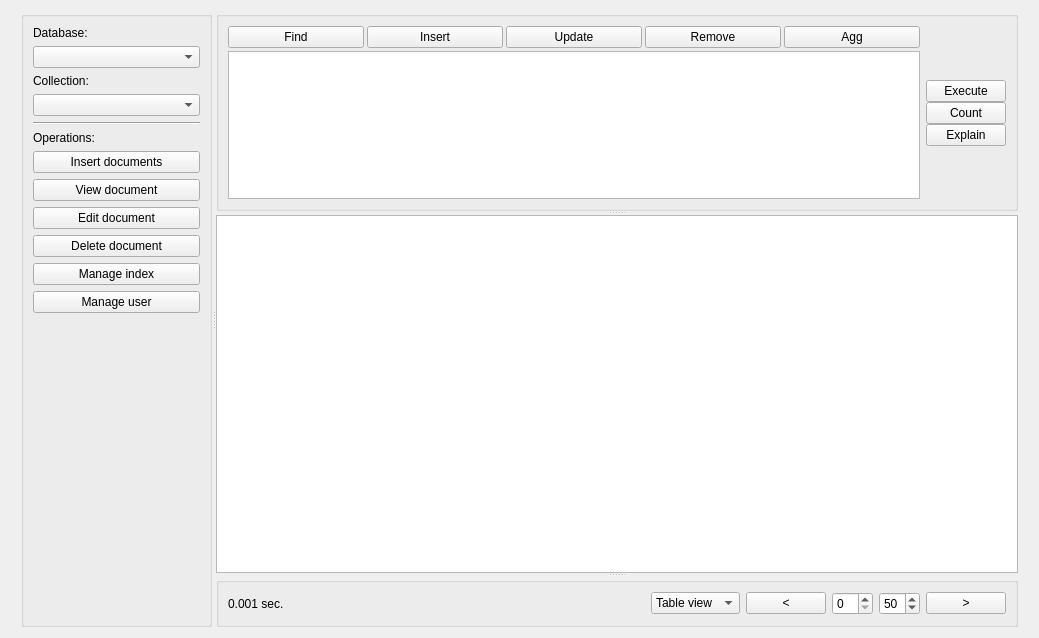
<?xml version="1.0" encoding="UTF-8"?>
<ui version="4.0">
 <class>main</class>
 <widget class="QWidget" name="main">
  <property name="enabled">
   <bool>true</bool>
  </property>
  <property name="geometry">
   <rect>
    <x>0</x>
    <y>0</y>
    <width>1039</width>
    <height>638</height>
   </rect>
  </property>
  <property name="sizePolicy">
   <sizepolicy hsizetype="Expanding" vsizetype="Expanding">
    <horstretch>0</horstretch>
    <verstretch>0</verstretch>
   </sizepolicy>
  </property>
  <property name="minimumSize">
   <size>
    <width>100</width>
    <height>100</height>
   </size>
  </property>
  <property name="windowTitle">
   <string>Form</string>
  </property>
  <layout class="QHBoxLayout" name="horizontalLayout_2">
   <item>
    <spacer name="horizontalSpacer_2">
     <property name="orientation">
      <enum>Qt::Horizontal</enum>
     </property>
     <property name="sizeType">
      <enum>QSizePolicy::Minimum</enum>
     </property>
     <property name="sizeHint" stdset="0">
      <size>
       <width>10</width>
       <height>20</height>
      </size>
     </property>
    </spacer>
   </item>
   <item>
    <widget class="QSplitter" name="splitter_2">
     <property name="orientation">
      <enum>Qt::Horizontal</enum>
     </property>
     <widget class="QGroupBox" name="groupBox">
      <property name="maximumSize">
       <size>
        <width>220</width>
        <height>16777215</height>
       </size>
      </property>
      <property name="title">
       <string/>
      </property>
      <layout class="QVBoxLayout" name="verticalLayout">
       <item>
        <widget class="QLabel" name="label_2">
         <property name="text">
          <string>Database:</string>
         </property>
        </widget>
       </item>
       <item>
        <widget class="QComboBox" name="databaseComboBox"/>
       </item>
       <item>
        <widget class="QLabel" name="label_3">
         <property name="text">
          <string>Collection:</string>
         </property>
        </widget>
       </item>
       <item>
        <widget class="QComboBox" name="collectionComboBox"/>
       </item>
       <item>
        <widget class="Line" name="line">
         <property name="orientation">
          <enum>Qt::Horizontal</enum>
         </property>
        </widget>
       </item>
       <item>
        <widget class="QLabel" name="label_4">
         <property name="text">
          <string>Operations:</string>
         </property>
        </widget>
       </item>
       <item>
        <widget class="QPushButton" name="insertDocBtn">
         <property name="text">
          <string>Insert documents</string>
         </property>
        </widget>
       </item>
       <item>
        <widget class="QPushButton" name="viewDocBtn">
         <property name="text">
          <string>View document</string>
         </property>
        </widget>
       </item>
       <item>
        <widget class="QPushButton" name="editDocBtn">
         <property name="text">
          <string>Edit document</string>
         </property>
        </widget>
       </item>
       <item>
        <widget class="QPushButton" name="deleteDocBtn">
         <property name="text">
          <string>Delete document</string>
         </property>
        </widget>
       </item>
       <item>
        <widget class="QPushButton" name="pushButton_9">
         <property name="text">
          <string>Manage index</string>
         </property>
        </widget>
       </item>
       <item>
        <widget class="QPushButton" name="pushButton_15">
         <property name="text">
          <string>Manage user</string>
         </property>
        </widget>
       </item>
       <item>
        <spacer name="verticalSpacer">
         <property name="orientation">
          <enum>Qt::Vertical</enum>
         </property>
         <property name="sizeHint" stdset="0">
          <size>
           <width>20</width>
           <height>40</height>
          </size>
         </property>
        </spacer>
       </item>
      </layout>
     </widget>
     <widget class="QSplitter" name="splitter">
      <property name="cursor">
       <cursorShape>ArrowCursor</cursorShape>
      </property>
      <property name="orientation">
       <enum>Qt::Vertical</enum>
      </property>
      <widget class="QGroupBox" name="groupBox">
       <property name="sizePolicy">
        <sizepolicy hsizetype="Preferred" vsizetype="Preferred">
         <horstretch>0</horstretch>
         <verstretch>0</verstretch>
        </sizepolicy>
       </property>
       <property name="maximumSize">
        <size>
         <width>16777215</width>
         <height>200</height>
        </size>
       </property>
       <layout class="QHBoxLayout" name="horizontalLayout_4">
        <item>
         <layout class="QVBoxLayout" name="verticalLayout_2">
          <property name="spacing">
           <number>3</number>
          </property>
          <item>
           <layout class="QHBoxLayout" name="horizontalLayout">
            <item>
             <widget class="QPushButton" name="findBtn">
              <property name="text">
               <string>Find</string>
              </property>
             </widget>
            </item>
            <item>
             <widget class="QPushButton" name="insertBtn">
              <property name="text">
               <string>Insert</string>
              </property>
             </widget>
            </item>
            <item>
             <widget class="QPushButton" name="updateBtn">
              <property name="text">
               <string>Update</string>
              </property>
             </widget>
            </item>
            <item>
             <widget class="QPushButton" name="deleteBtn">
              <property name="text">
               <string>Remove</string>
              </property>
             </widget>
            </item>
            <item>
             <widget class="QPushButton" name="aggBtn">
              <property name="text">
               <string>Agg</string>
              </property>
             </widget>
            </item>
           </layout>
          </item>
          <item>
           <widget class="QPlainTextEdit" name="queryPlainTextEdit">
            <property name="sizePolicy">
             <sizepolicy hsizetype="Expanding" vsizetype="Preferred">
              <horstretch>0</horstretch>
              <verstretch>1</verstretch>
             </sizepolicy>
            </property>
            <property name="sizeAdjustPolicy">
             <enum>QAbstractScrollArea::AdjustToContentsOnFirstShow</enum>
            </property>
            <property name="tabChangesFocus">
             <bool>true</bool>
            </property>
            <property name="undoRedoEnabled">
             <bool>true</bool>
            </property>
            <property name="plainText">
             <string/>
            </property>
           </widget>
          </item>
         </layout>
        </item>
        <item>
         <layout class="QVBoxLayout" name="verticalLayout_4">
          <property name="spacing">
           <number>0</number>
          </property>
          <item>
           <spacer name="verticalSpacer_2">
            <property name="orientation">
             <enum>Qt::Vertical</enum>
            </property>
            <property name="sizeHint" stdset="0">
             <size>
              <width>20</width>
              <height>40</height>
             </size>
            </property>
           </spacer>
          </item>
          <item>
           <widget class="QPushButton" name="executeBtn">
            <property name="sizePolicy">
             <sizepolicy hsizetype="Minimum" vsizetype="Fixed">
              <horstretch>0</horstretch>
              <verstretch>0</verstretch>
             </sizepolicy>
            </property>
            <property name="text">
             <string>Execute</string>
            </property>
            <property name="autoDefault">
             <bool>false</bool>
            </property>
            <property name="default">
             <bool>false</bool>
            </property>
            <property name="flat">
             <bool>false</bool>
            </property>
           </widget>
          </item>
          <item>
           <widget class="QPushButton" name="countBtn">
            <property name="text">
             <string>Count</string>
            </property>
           </widget>
          </item>
          <item>
           <widget class="QPushButton" name="explainBtn">
            <property name="text">
             <string>Explain</string>
            </property>
           </widget>
          </item>
          <item>
           <spacer name="verticalSpacer_3">
            <property name="orientation">
             <enum>Qt::Vertical</enum>
            </property>
            <property name="sizeHint" stdset="0">
             <size>
              <width>20</width>
              <height>40</height>
             </size>
            </property>
           </spacer>
          </item>
         </layout>
        </item>
       </layout>
      </widget>
      <widget class="QTreeView" name="resultTreeView">
       <property name="sizeAdjustPolicy">
        <enum>QAbstractScrollArea::AdjustToContents</enum>
       </property>
      </widget>
      <widget class="QGroupBox" name="groupBox_2">
       <property name="maximumSize">
        <size>
         <width>16777215</width>
         <height>50</height>
        </size>
       </property>
       <property name="title">
        <string/>
       </property>
       <layout class="QHBoxLayout" name="horizontalLayout_3">
        <item>
         <widget class="QLabel" name="label_5">
          <property name="text">
           <string>0.001 sec.</string>
          </property>
         </widget>
        </item>
        <item>
         <spacer name="horizontalSpacer_3">
          <property name="orientation">
           <enum>Qt::Horizontal</enum>
          </property>
          <property name="sizeHint" stdset="0">
           <size>
            <width>40</width>
            <height>20</height>
           </size>
          </property>
         </spacer>
        </item>
        <item>
         <widget class="QComboBox" name="comboBox_4">
          <item>
           <property name="text">
            <string>Table view</string>
           </property>
          </item>
          <item>
           <property name="text">
            <string>Text view</string>
           </property>
          </item>
         </widget>
        </item>
        <item>
         <widget class="QPushButton" name="pushButton_3">
          <property name="text">
           <string>&lt;</string>
          </property>
         </widget>
        </item>
        <item>
         <widget class="QSpinBox" name="beginSpinBox"/>
        </item>
        <item>
         <widget class="QSpinBox" name="endSpinBox">
          <property name="value">
           <number>50</number>
          </property>
         </widget>
        </item>
        <item>
         <widget class="QPushButton" name="pushButton_2">
          <property name="sizePolicy">
           <sizepolicy hsizetype="Minimum" vsizetype="Fixed">
            <horstretch>0</horstretch>
            <verstretch>0</verstretch>
           </sizepolicy>
          </property>
          <property name="text">
           <string>&gt;</string>
          </property>
         </widget>
        </item>
       </layout>
      </widget>
     </widget>
    </widget>
   </item>
   <item>
    <spacer name="horizontalSpacer">
     <property name="orientation">
      <enum>Qt::Horizontal</enum>
     </property>
     <property name="sizeType">
      <enum>QSizePolicy::Fixed</enum>
     </property>
     <property name="sizeHint" stdset="0">
      <size>
       <width>10</width>
       <height>20</height>
      </size>
     </property>
    </spacer>
   </item>
  </layout>
 </widget>
 <resources/>
 <connections/>
</ui>
